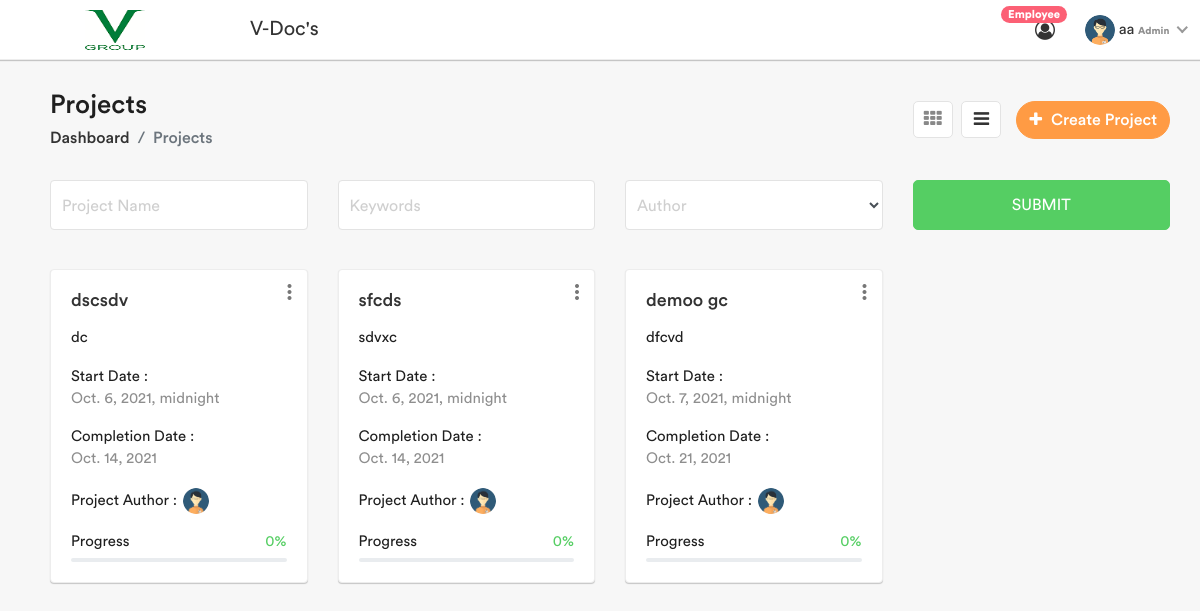
Before: /projects_cards (signed in) with the older database file.
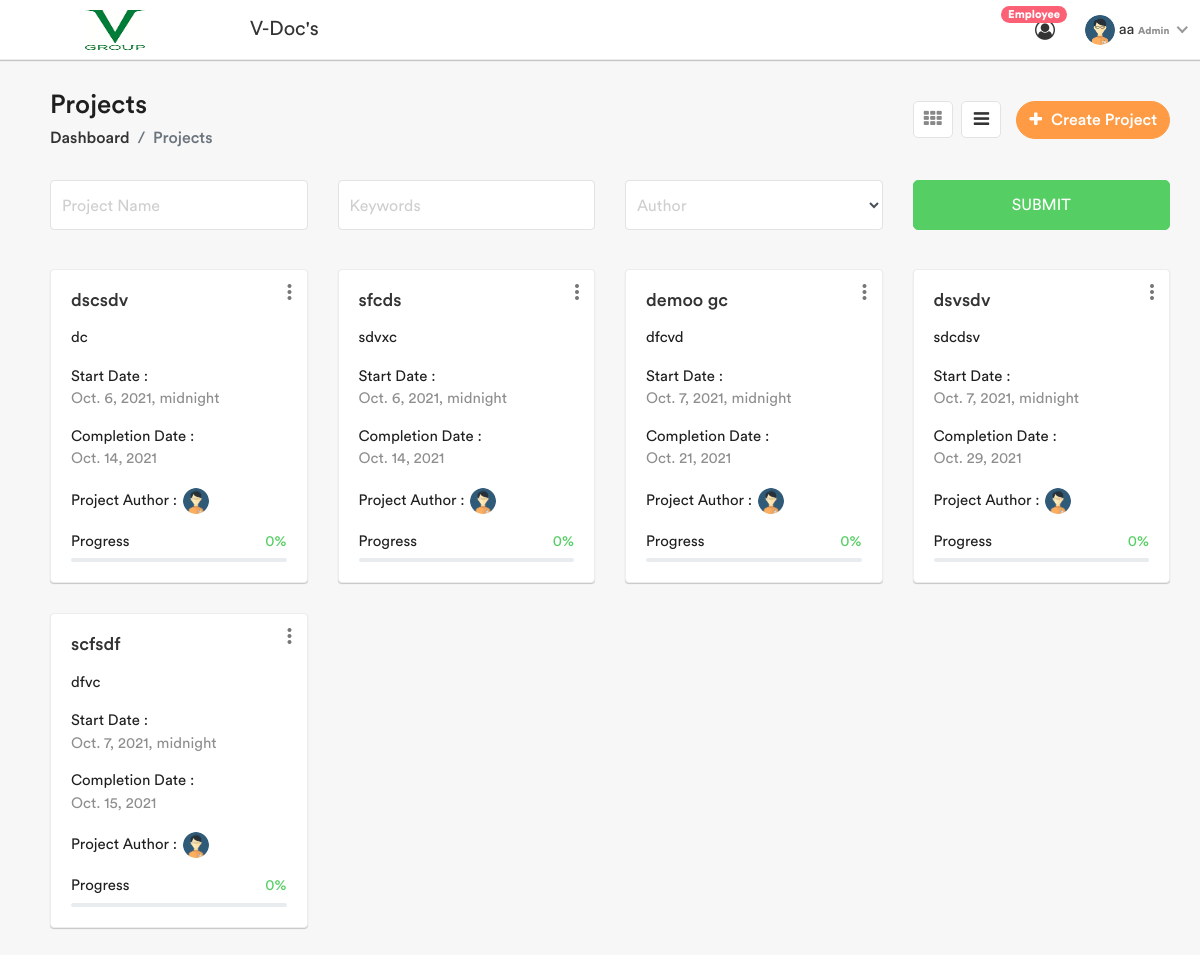
After: the same page with the newer database file.
### projects/models.py (models this page shows, shortened)
class Projects(models.Model):
    Author = models.ForeignKey(Employee, on_delete=models.CASCADE, null=True, blank=True)
    co_author = MultiSelectField(choices=co_author_choices, null=True, blank=True, max_choices=5)
    title = models.CharField(max_length=100, unique=True)
    abstract = models.TextField(max_length=500)
    project_keywords = models.TextField(max_length=500)
    mentor = models.CharField(max_length=100)
    collabrator = models.CharField(max_length=100, default='null')
    start_date = models.DateTimeField(default=datetime.now())
    completion_date = models.DateField('completion date')
    status = models.CharField(max_length=11, choices=STATUS_CHOICE, default='blank')
    work_progress = models.CharField(max_length=4,choices=work_progress_choices,default=1)

### projects/views.py (the view)
# urls.py: path('projects_cards', login_required(Projects_Card_View.as_view()), name='projects_cards'),
class Projects_Card_View(LoginRequiredMixin, ListView):
    model = Projects
    form_class = AddprojectModelForm
    second_form_class = ProjectImageForm
    third_form_class = ProjectFilesForm
    template_name = 'Projects/Projects_cards_view.html'
    context_object_name = 'projects'
    success_url = reverse_lazy('projects_cards')
    def get_queryset(self):
        queryset = super().get_queryset()
        filter = Filterss(self.request.GET, queryset)
        return filter.qs
    def get_context_data(self, **kwargs):
        context = super().get_context_data(**kwargs)
        if 'form' not in context:
            context['form'] = self.form_class()
        if 'form2' not in context:
            context['form2'] = self.second_form_class()
        if 'form3' not in context:
            context['form3'] = self.third_form_class()
        queryset = self.get_queryset()
        filter = Filterss(self.request.GET, queryset)
        model2 = Employee.objects.all()
        context["myfilter"] = filter
        context["empdata"] = model2
        return context

### projects/forms.py
class ProjectImageForm(forms.ModelForm):
    class Meta:
        model = Project_Images
        fields = ['project_images']
        widgets = {
        'project_images' : forms.ClearableFileInput(attrs={'multiple': True,'class': 'form-control','id':'img','type':'file', 'name':'upload_documents'}),
        }

### user/models.py (called while the page is built)
    def __str__(self):
        return self.user.username

### user/templatetags/auth_extras.py (called while the page is built)
@register.filter(name='has_group')
def has_group(user, group_name):
    group = Group.objects.get(name=group_name)
    return True if group in user.groups.all() else False

### templates/Projects/Projects_cards_view.html (shortened to what this page needs)
{% include 'base.html' %}
{% load static %}
{% load auth_extras %}
<div class="page-wrapper">
    {% block content %}
        <div class="content container-fluid">
            <div class="page-header">
                <div class="row align-items-center">
                    <div class="col">
                        <h3 class="page-title">Projects</h3>
                        <ul class="breadcrumb">
                            <li class="breadcrumb-item"><a href="/">Dashboard</a></li>
                            <li class="breadcrumb-item active">Projects</li>
                        </ul>
                    </div>
                    <div class="col-auto float-right ml-auto">
                        <button type="button" class="btn add-btn" data-toggle="modal" data-target="#add_project">
                            <i class="fa fa-plus"></i> Create Project
                        </button>
                        <div class="view-icons">
                            <a href="{% url 'projects_cards' %}" class="grid-view btn btn-link"><i class="fa fa-th"></i></a>
                            <a href="{% url 'projects_list' %}" class="list-view btn btn-link active"><i
                                    class="fa fa-bars"></i></a>
                        </div>
                    </div>
                </div>
            </div>
            <form method="get">
                <div class="row filter-row">
                    <div class="col-sm-6 col-md-3">
                        <div class="form-group form-focus">
                            <input type="text" class="form-control floating" name="title" id="id_title">
                            <label class="focus-label">Project Name </label>
                        </div>
                    </div>
                    <div class="col-sm-6 col-md-3">
                        <div class="form-group form-focus">
                            <input type="text" class="form-control floating" name="project_keywords"
                                   id="id_project_keywords">
                            <label class="focus-label">Keywords </label>
                        </div>
                    </div>
                    <div class="col-sm-6 col-md-3">
                        <div class="form-group form-focus">
                            <label class="focus-label">Author </label>
                            <select class="form-control floating" name="Author" id="id_Author">
                                <option value="" selected=""></option>
                                {% for i in empdata %}
                                    <option value="{{ i.id }}">{{ i.user.username }}</option>
                                {% endfor %}
                            </select></div>
                    </div>
                    <div class="col-sm-6 col-md-3">
                        <input href="" type="submit" class="btn btn-success btn-block"/>
                    </div>
                </div>
            </form>
            <div class="row">
                {% for project in projects %}
                    <div class="col-lg-4 col-sm-6 col-md-4 col-xl-3">
                        <div class="card">
                            <div class="card-body">
                                <div class="dropdown dropdown-action profile-action">
                                    <a href="#" class="action-icon dropdown-toggle" data-toggle="dropdown"
                                       aria-expanded="false"><i class="material-icons">more_vert</i></a>
                                </div>
                                <h4 class="project-title"><a
                                        href="{% url 'project_details' project.pk %}">{{ project.title }}</a></h4>
                                <p class="text-muted ">{{ project.abstract|truncatechars:20|safe }}</p>
                                <div class="pro-deadline m-b-15">
                                    <div class="sub-title">Start Date :</div>
                                    <div class="text-muted">{{ project.start_date }}</div>
                                </div>
                                <div class="pro-deadline m-b-15">
                                    <div class="sub-title">Completion Date :</div>
                                    <div class="text-muted">{{ project.completion_date }}</div>
                                </div>
                                <div class="project-members m-b-15">
                                    <div>Project Author :
                                        <ul class="team-members">
                                            <li>
                                                <a href="#" data-toggle="tooltip" title={{ project.Author }}><img
                                                        alt=""
                                                        src="{% static 'assets/img/profiles/avatar-1.png' %}"></a>
                                            </li>
                                        </ul>
                                    </div>
                                </div>
                                <p class="m-b-5">Progress <span
                                        class="text-success float-right">{{ project.work_progress }}%</span></p>
                                <div class="progress progress-xs mb-0">
                                </div>
                            </div>
                        </div>
                    </div>
                {% endfor %}
            </div>
        </div>
        </div>
        <link rel="stylesheet" href="../../static/assets/css/filesupload.css"/>
    {% endblock content %}

### templates/base.html (shortened to what this page needs)
<!DOCTYPE html>
<html lang="en">
{% load static %}
{% load auth_extras %}
<head>
    <link rel="stylesheet" href="{% static 'assets/css/bootstrap.min.css' %}">
    <link rel="stylesheet" href="{% static 'assets/css/font-awesome.min.css' %}">
    <link rel="stylesheet" href="{% static 'assets/css/select2.min.css' %}">
    <link rel="stylesheet" href="{% static 'assets/css/bootstrap-datetimepicker.min.css' %}">
    <link rel="stylesheet" href="{% static 'assets/css/line-awesome.min.css' %}">
    <link rel="stylesheet" href="{% static 'assets/plugins/summernote/dist/summernote-bs4.css' %}">
    <link rel="stylesheet" href="{% static 'assets/plugins/morris/morris.css' %}">
    <link rel="stylesheet" href="{% static 'assets/css/dataTables.bootstrap4.min.css' %}">
    <link rel="stylesheet" href="{% static 'assets/css/style.css' %}">
</head>
<body>
<div class="main-wrapper">
    <div class="header">
        <div class="header-left">
            <div href="" class="logo">
                <a href="{% url 'projects_list' %}"><img src="{% static 'assets/img/logo.png' %}" width="60"
                                                         height="40"
                                                         alt=""></a>
            </div>
        </div>
        <div class="page-title-box" style="font-weight: bold">
            <h3>V-Doc's</h3>
        </div>
        <ul class="nav user-menu">
            {% if user.is_superuser %}
                <li class="nav-item dropdown">
                    <a href="{% url 'Employee_list_page' %}" class="" data-toggle="">
                        <i class="fa fa-user-circle-o"></i> <span class="badge badge-pill">Employee</span>
                    </a>
                </li>
            {% endif %}
            <li class="nav-item dropdown has-arrow main-drop">
                <a href="#" class="dropdown-toggle nav-link" data-toggle="dropdown">
							<span class="user-img">
                                    {% if request.user|has_group:"Employee" %}
                                        <img class="avatar" src="{{ user.employee.profile_pic }}" alt="">
                                        {{ user.username }}
                                        <span class="text-muted"
                                              style="font-size: 10px;font-weight: bold;">Employee</span>
                                    {% else %}
                                        <img src="{% static 'assets/img/profiles/avatar-1.png' %}" alt="">
                                        {{ user.username }}
                                        <span class="text-muted" style="font-size: 10px;font-weight: bold;">Admin</span>
                                    {% endif %}
                                </span>
                </a>
            </li>
        </ul>
    </div>
</div>
</body>
</html>

Changed rows visible on the page:
added Projects: title "dsvsdv", abstract "sdcdsv", start_date "Oct. 7, 2021, midnight", completion_date "Oct. 29, 2021", work_progress "0"
added Projects: title "scfsdf", abstract "dfvc", start_date "Oct. 7, 2021, midnight", completion_date "Oct. 15, 2021", work_progress "0"
